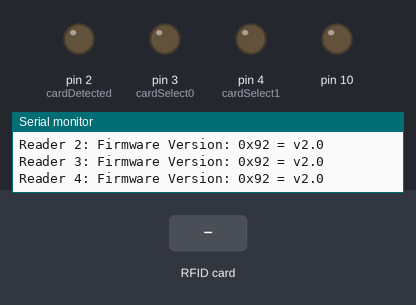
Bench run of a sketch on a simulated Arduino Uno, built with avr-gcc and run on an emulated ATmega328P. Parts: output pins drawn as LEDs (lit = HIGH), the last lines printed to the serial monitor. The test bench sets the inputs (shaded band).

Above: at 1.4 s.
1.5 s: RFID card E5 EE BD E4 held to the reader
At 1.9 s:
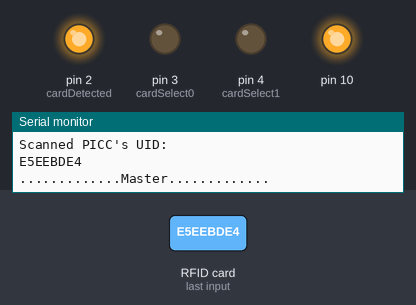
3.5 s: RFID card E5 EE BD E4 held to the reader
At 4.3 s:
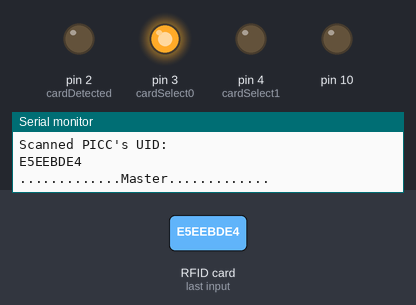
Timing chart, 0 to 6.5 s (numbered marks = the images above; inputs shaded):
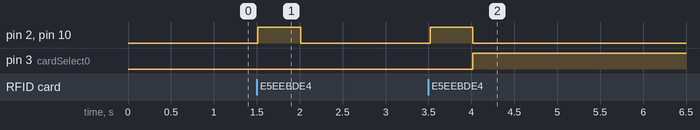

The sketch:

traffic-light.ino
```cpp
// (licence header left out)
#include <SPI.h>
#include <MFRC522.h>

#define RST_PIN           9          // Configurable, see typical pin layout above
#define SS_1_PIN          5          // Configurable, take a unused pin, only HIGH/LOW required
#define SS_2_PIN          7          // Configurable, take a unused pin, only HIGH/LOW required
#define SS_3_PIN          8          // Configurable, take a unused pin, only HIGH/LOW required
#define SS_4_PIN          6          // Configurable, take a unused pin, only HIGH/LOW required

#define NR_OF_READERS     4

#define cardDetected      2
#define cardSelect0       3
#define cardSelect1       4

byte ssPins[4] = {SS_1_PIN, SS_2_PIN, SS_3_PIN, SS_4_PIN};

byte readCard[4];    // Stores scanned ID read from RFID Module
byte masterCard[4] = {0xE5, 0xEE, 0xBD, 0xE4}; // Big Card
//byte masterCard[4] = {0x79, 0xA2, 0xC6, 0x02}; // Small Card
//byte masterCard[4] = {0xCE, 0xF3, 0xE8, 0x62}; // Bahtiyar Bayram ID Card
//byte masterCard[4] = {0xE6, 0x1E, 0x45, 0xB}; // İbrahim Ethem Dere ID Card
boolean match = false;          // initialize card match to false
boolean production = false;

MFRC522 mfrc522[NR_OF_READERS];   // Create MFRC522 instance.

/**
 * Initialize.
 */
void setup() {
  pinMode(cardDetected, OUTPUT);
  pinMode(cardSelect0, OUTPUT);
  pinMode(cardSelect1, OUTPUT);

  pinMode(10, OUTPUT);
  digitalWrite(10, LOW);

  Serial.begin(9600); // Initialize serial communications with the PC
  //while (!Serial);    // Do nothing if no serial port is opened (added for Arduinos based on ATMEGA32U4)

  SPI.begin();        // Init SPI bus

  for (uint8_t reader = 0; reader < NR_OF_READERS; reader++) {
    mfrc522[reader].PCD_Init(ssPins[reader], RST_PIN); // Init each MFRC522 card
    Serial.print(F("Reader "));
    Serial.print(reader+1);
    Serial.print(F(": "));
    mfrc522[reader].PCD_DumpVersionToSerial();
  }
}

/**
 * Main loop.
 */
void loop() {

  for (uint8_t reader = 0; reader < NR_OF_READERS; reader++) {
    // Look for new cards

    if(getID(reader)) {
      if(isMaster(readCard)) {
        if(!production) {
          Serial.println(".............Master.............");
          digitalWrite(10, HIGH);
        }
        digitalWrite(cardDetected, HIGH);
        delay(500);
        digitalWrite(cardDetected, LOW);
        if(!production) {
          digitalWrite(10, LOW);
        }
        switch(reader) {
          case 0:
            digitalWrite(cardSelect0, LOW);
            digitalWrite(cardSelect1, LOW);
            break;
          case 1:
            digitalWrite(cardSelect0, HIGH);
            digitalWrite(cardSelect1, LOW);
            break;
          case 2:
            digitalWrite(cardSelect0, LOW);
            digitalWrite(cardSelect1, HIGH);
            break;
          case 3:
            digitalWrite(cardSelect0, HIGH);
            digitalWrite(cardSelect1, HIGH);
            break;
          default:
            break;
        }
      }
    }
  }
}

/**
 * Helper routine to dump a byte array as hex values to Serial.
 */

///////////////////////////////////////// Get PICC's UID ///////////////////////////////////
int getID(uint8_t numOfReader) {
  // Getting ready for Reading PICCs
  if ( ! mfrc522[numOfReader].PICC_IsNewCardPresent()) { //If a new PICC placed to RFID reader continue
    return 0;
  }
  if ( ! mfrc522[numOfReader].PICC_ReadCardSerial()) {   //Since a PICC placed get Serial and continue
    return 0;
  }
  // There are Mifare PICCs which have 4 byte or 7 byte UID care if you use 7 byte PICC
  // I think we should assume every PICC as they have 4 byte UID
  // Until we support 7 byte PICCs
  if(!production)
    Serial.println(F("Scanned PICC's UID:"));
  for (int i = 0; i < 4; i++) {  //
    readCard[i] = mfrc522[numOfReader].uid.uidByte[i];
    if(!production)
      Serial.print(readCard[i], HEX);
  }
  if(!production)
    Serial.println("");
  mfrc522[numOfReader].PICC_HaltA(); // Stop reading
  return 1;
}

///////////////////////////////////////// Check Bytes   ///////////////////////////////////
boolean checkTwo ( byte a[], byte b[] ) {
  if ( a[0] != '\0' )       // Make sure there is something in the array first
    match = true;       // Assume they match at first
  for ( int k = 0; k < 4; k++ ) {   // Loop 4 times
    if ( a[k] != b[k] )     // IF a != b then set match = false, one fails, all fail
      match = false;
  }
  if ( match ) {      // Check to see if if match is still true
    return true;      // Return true
  }
  else  {
    return false;       // Return false
  }
}

////////////////////// Check readCard IF is masterCard   ///////////////////////////////////
// Check to see if the ID passed is the master programing card
boolean isMaster( byte card[] ) {
  if ( checkTwo( card, masterCard ) )
    return true;
  else
    return false;
}
```

Measured:
- after the input at 1.5 s, pin 2 (cardDetected), pin 10: LOW → HIGH at once, → LOW 0.50 s later
- after the input at 3.5 s, pin 2 (cardDetected), pin 10: LOW → HIGH at once, → LOW 0.50 s later; pin 3 (cardSelect0): LOW → HIGH after 0.52 s
